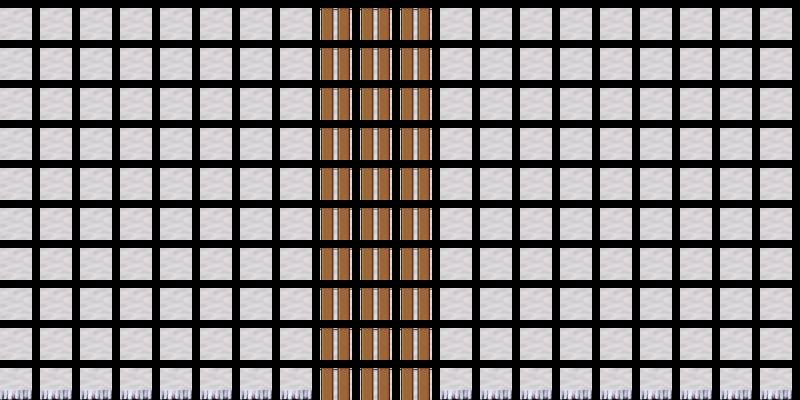

A 2D game scene composited from a Tiled map and its tileset images. What follows is a short description and the map's XML, with each tile layer's data collapsed to a summary:
An orthogonal 20x10 tile map with 40x40 px tiles, 1 tile layer (Tile Layer 1).

<map version="1.0" orientation="orthogonal" width="20" height="10" tilewidth="40" tileheight="40">
 <properties>
  <property name="start" value="true" />
 </properties>
 <tileset firstgid="1" name="desert_tiled" tilewidth="32" tileheight="32">
  <image source="gfx/game/tundra_tileset_3.png" width="64" height="192" />
 </tileset>
 <layer name="Tile Layer 1" width="20" height="10">
  <data>[200 cells, 200 non-empty, 4 distinct tile ids]</data>
 </layer>
</map>
